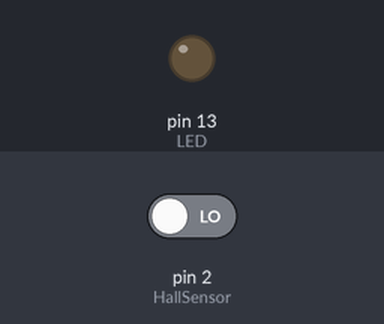
The sketch below on a simulated Arduino Uno, built with avr-gcc and run on an emulated ATmega328P. Shown: output pins drawn as LEDs (lit = HIGH). The test bench sets the inputs (shaded band); at power-on: pin 2 (HallSensor) LOW.

Above: at 1.2 s.
1.3 s: pin 2 (HallSensor) driven HIGH
At 2.4 s:
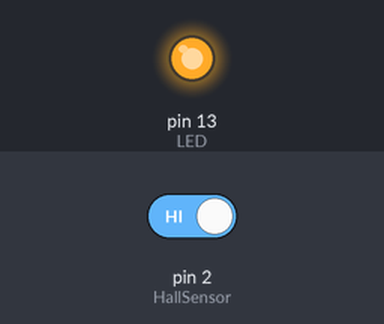
2.8 s: pin 2 (HallSensor) driven LOW
At 3.5 s:
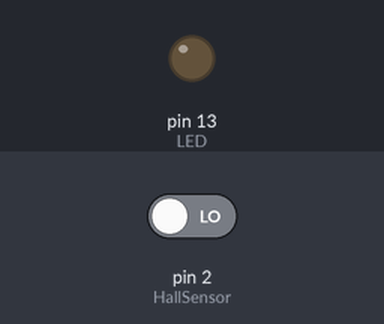
Timing chart, 0 to 5.8 s (numbered marks = the images above; inputs shaded):
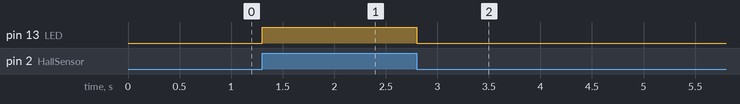

The sketch:

Hall_sensor.ino
```cpp
int HallSensor = 2; // Hall sensor is connected to the D2 pin
int LED = 13; // built-in LED pin

void setup() {
  pinMode(HallSensor, INPUT); // Hall Effect Sensor pin INPUT
  pinMode(LED, OUTPUT); // LED Pin Output
}

void loop() {
  int sensorStatus = digitalRead(HallSensor); // Check the sensor status
  if (sensorStatus == 1) // Check if the pin high or not
  {
    // if the pin is high turn on the onboard Led
    digitalWrite(LED, HIGH); // LED on
  }
  else  {
    //else turn off the onboard LED
    digitalWrite(LED, LOW); // LED off
  }
}
```

Measured:
- after the input at 1.3 s, pin 13 (LED): LOW → HIGH at once
- after the input at 2.8 s, pin 13 (LED): HIGH → LOW at once
